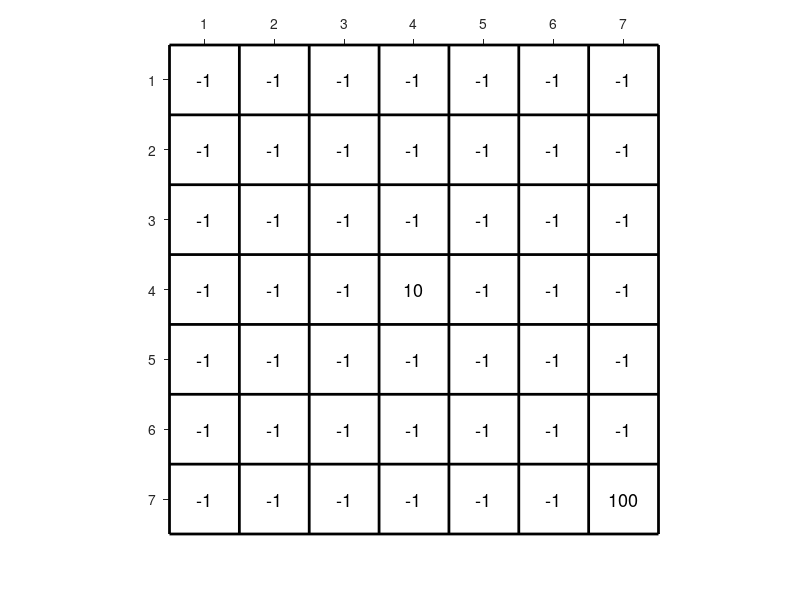

The MATLAB source for this figure:
clf
hold on;
for i=0:7
    plot(ones(1,2)*i+0.5,[0 7]+0.5,'color','k','LineWidth',2);
    plot([0 7]+0.5,ones(1,2)*i+0.5,'color','k','LineWidth',2);
end

for i=1:7
    for k=1:7
        if i==4 && k==4
            str='10';
        elseif i==7 && k==7
            str='100';
        else
            str='-1';
        end
        text(i,k,str,'HorizontalAlignment','center','FontSize',13);                    
    end
end
    

set(gca,'YDir','reverse','XAxisLocation','top','tickdir','out')

axis equal

set(gca,'ylim',[0.5 7.5],'xlim',[0.5 7.5]);